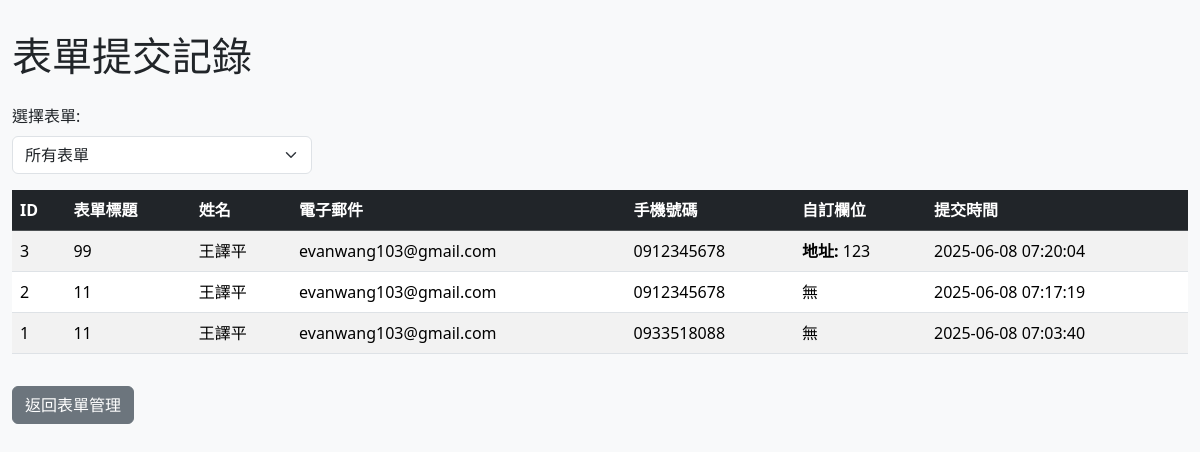
/form_admin/form_submissions, run on an earlier commit of the app's database.
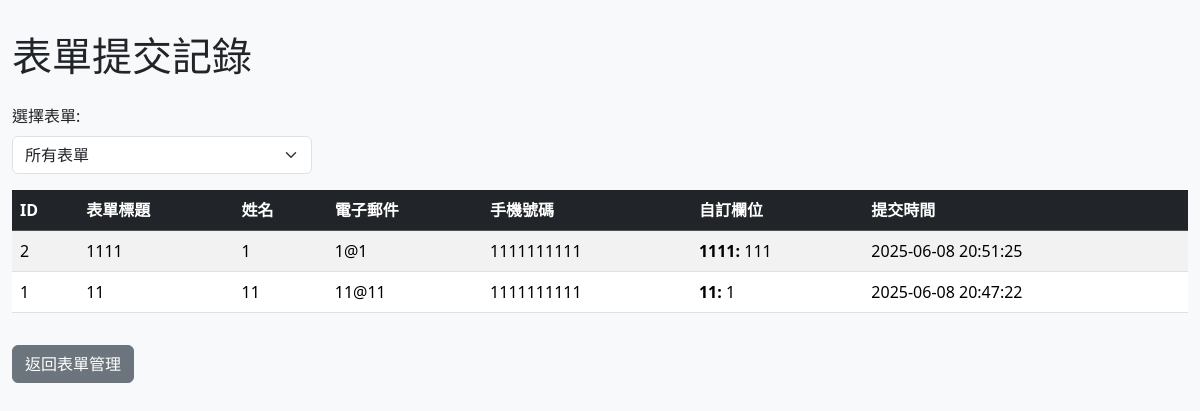
And on a later commit of the database.
### tables this page shows
CREATE TABLE form_submissions (
                id INTEGER PRIMARY KEY AUTOINCREMENT,
                form_id INTEGER,
                name TEXT NOT NULL,
                email TEXT NOT NULL,
                phone TEXT NOT NULL,
                custom_fields JSON NOT NULL,
                timestamp TEXT NOT NULL,
                FOREIGN KEY (form_id) REFERENCES forms (id)
            );

CREATE TABLE forms (
                id INTEGER PRIMARY KEY AUTOINCREMENT,
                title TEXT NOT NULL,
                description TEXT,
                custom_fields JSON NOT NULL,
                created_at TEXT NOT NULL
            );

### app.py (the view)
@app.route('/form_admin/form_submissions')
def admin_form_submissions():
    try:
        conn = get_db_connection()
        forms = conn.execute('SELECT id, title FROM forms ORDER BY id DESC').fetchall()
        form_id = request.args.get('form_id', type=int)
        if form_id:
            submissions = conn.execute(
                '''
                SELECT fs.*, f.title as form_title
                FROM form_submissions fs
                LEFT JOIN forms f ON fs.form_id = f.id
                WHERE fs.form_id = ?
                ORDER BY fs.id DESC
                ''',
                (form_id,)
            ).fetchall()
        else:
            submissions = conn.execute(
                '''
                SELECT fs.*, f.title as form_title
                FROM form_submissions fs
                LEFT JOIN forms f ON fs.form_id = f.id
                ORDER BY fs.id DESC
                '''
            ).fetchall()
        submissions = [dict(submission) for submission in submissions]
        for submission in submissions:
            if submission['custom_fields']:
                try:
                    submission['custom_fields'] = json.loads(submission['custom_fields'])
                except json.JSONDecodeError as e:
                    print(f"JSON 解析錯誤 (submission ID {submission['id']}): {e}")
                    submission['custom_fields'] = {}
            else:
                submission['custom_fields'] = {}
    except sqlite3.Error as e:
        print(f"資料庫錯誤: {e}")
        submissions = []
        forms = []
    finally:
        conn.close()
    return render_template('form_all.html', submissions=submissions, forms=forms, selected_form_id=form_id)

### app.py (called while the page is built)
def get_db_connection() -> Connection:
    conn = sqlite3.connect('database.db')
    conn.row_factory = sqlite3.Row
    return conn

### templates/form_all.html (shortened to what this page needs)
<!DOCTYPE html>
<html lang="zh-TW">
<head>
    <link href="https://cdn.jsdelivr.net/npm/bootstrap@5.3.3/dist/css/bootstrap.min.css" rel="stylesheet">
</head>
<body>
    <div class="container">
        <h1 class="mb-4">表單提交記錄</h1>
        <div class="mb-3">
            <form action="{{ url_for('admin_form_submissions') }}" method="get">
                <label for="form_id" class="form-label">選擇表單:</label>
                <select class="form-select" id="form_id" name="form_id" onchange="this.form.submit()">
                    <option value="">所有表單</option>
                </select>
            </form>
        </div>
        {% if submissions %}
        <div class="table-responsive">
            <table class="table table-striped table-hover">
                <thead class="table-dark">
                    <tr>
                        <th scope="col">ID</th>
                        <th scope="col">表單標題</th>
                        <th scope="col">姓名</th>
                        <th scope="col">電子郵件</th>
                        <th scope="col">手機號碼</th>
                        <th scope="col">自訂欄位</th>
                        <th scope="col">提交時間</th>
                    </tr>
                </thead>
                <tbody>
                    {% for submission in submissions %}
                    <tr>
                        <td>{{ submission.id }}</td>
                        <td>{{ submission.form_title or '未知表單' }}</td>
                        <td>{{ submission.name }}</td>
                        <td>{{ submission.email }}</td>
                        <td>{{ submission.phone }}</td>
                        <td>
                            {% if submission.custom_fields %}
                                {% for key, value in submission.custom_fields.items() %}
                                    <strong>{{ key }}:</strong> {{ value }}<br>
                                {% endfor %}
                            {% else %}
                                無
                            {% endif %}
                        </td>
                        <td>{{ submission.timestamp }}</td>
                    </tr>
                    {% endfor %}
                </tbody>
            </table>
        </div>
        {% else %}
        <div class="alert alert-info" role="alert">
            尚無表單提交記錄
        </div>
        {% endif %}
        <a href="{{ url_for('form_admin') }}" class="btn btn-secondary mt-3">返回表單管理</a>
    </div>
</body>
</html>

### templates/form_all.html (style rules this page uses)
body { background-color: #f8f9fa; }
.container { max-width: 1200px; margin-top: 2rem; margin-bottom: 2rem; }
.table th, .table td { vertical-align: middle; }
.form-select { max-width: 300px; }

What changed in the data, as far as the page shows it:
removed form_submissions: id "3", title "99", name "王譯平", email "evanwang103@gmail.com", phone "0912345678", custom_fields "地址", custom_fields "123", timestamp "2025-06-08 07:20:04"
changed form_submissions id 2: title "11" → "1111"; name "王譯平" → "1"; email "evanwang103@gmail.com" → "1@1"; phone "0912345678" → "1111111111"; timestamp "2025-06-08 07:17:19" → "2025-06-08 20:51:25"; no longer shows "無"
changed form_submissions id 1: name "王譯平" → "11"; email "evanwang103@gmail.com" → "11@11"; phone "0933518088" → "1111111111"; timestamp "2025-06-08 07:03:40" → "2025-06-08 20:47:22"; no longer shows "無"
Also different on the page:
new list line: "1111 : 111"
new list line: "11 : 1"
